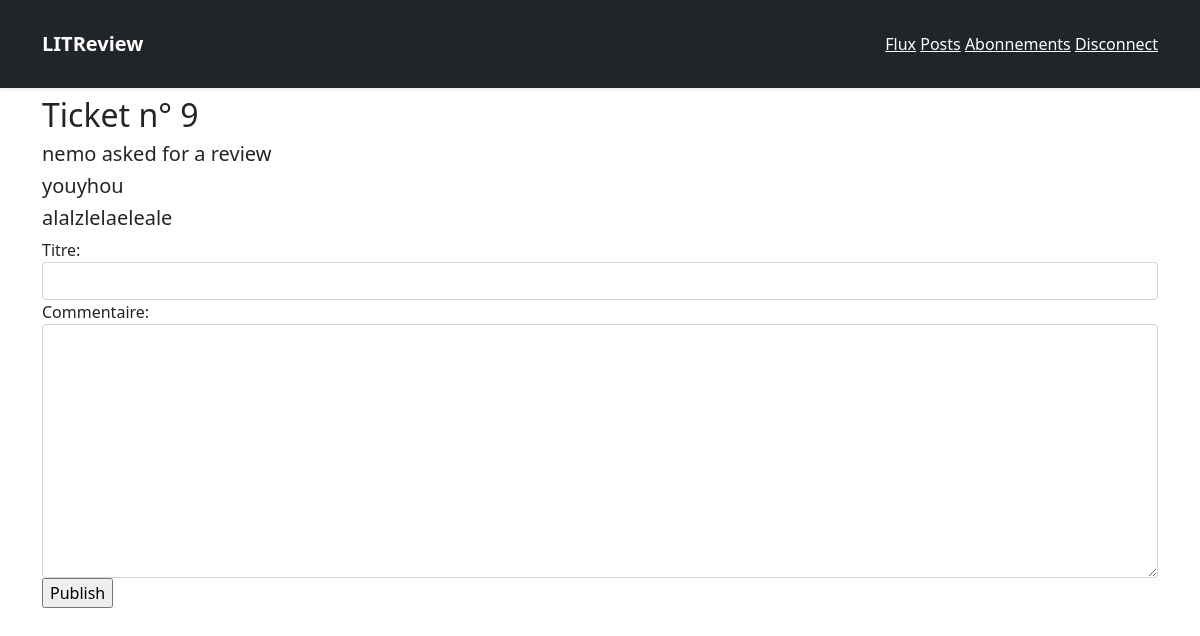
Page /reviews/9/review (signed in) on the earlier database version.
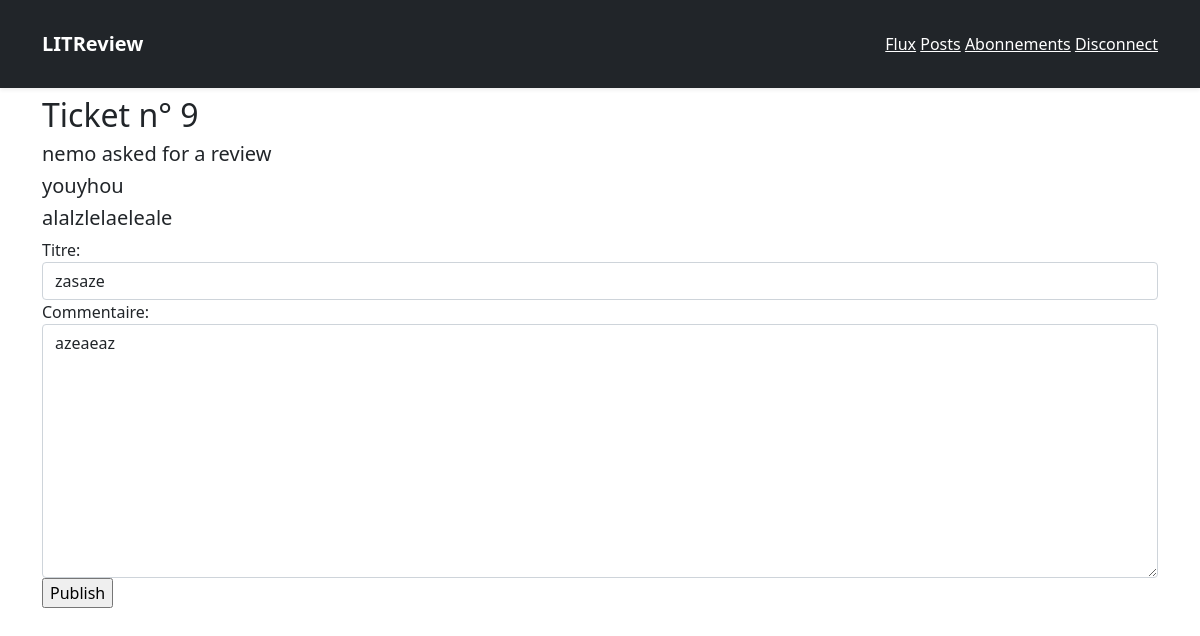
Same page on the later database version.
### reviews/models.py (models this page shows)
class Review(models.Model):
    ticket = models.ForeignKey(Ticket, on_delete=models.CASCADE)
    rating = models.PositiveSmallIntegerField(validators=[MinValueValidator(0), MaxValueValidator(5)])
    user = models.ForeignKey(settings.AUTH_USER_MODEL, on_delete=models.CASCADE)
    headline = models.CharField(max_length=128)
    body = models.TextField(max_length=8192, blank=True)
    time_created = models.DateTimeField(auto_now_add=True)

### reviews/views.py (the view)
# urls.py: path('<int:ticket_id>/review', views.review_ticket, name='reviewticket'),
@login_required
def review_ticket(request, ticket_id):
    ticket = get_object_or_404(Ticket, pk=ticket_id)
    user_review = ticket.review_set.filter(user_id=request.user.id)
    if user_review:
        review = user_review[0]
    else:
        review = None
    if request.method == 'POST':
        form = ReviewForm(request.POST, instance=review)
        if form.is_valid():
            review = form.save(commit=False)
            review.user = request.user
            review.ticket = ticket
            review.save()
            return redirect('reviews:feed')
    else:
        form = ReviewForm(instance=review)
    return render(request, 'reviews/reviewticket.html', {
        'ticket': ticket,
        'form': form
    })

### reviews/forms.py
class ReviewForm(forms.ModelForm):
    class Meta:
        model = Review
        fields = [ 'headline', 'body']
        labels = {
            'headline': 'Titre',
            'body': 'Commentaire'
        }
        widgets = {
            'headline': forms.TextInput(attrs={'class': 'form-control'}),
            'body': forms.Textarea(attrs={'class': 'form-control'}),
        }

### reviews/templates/reviews/reviewticket.html (shortened to what this page needs)
{% extends 'base.html' %}
{% block content %}
<div class="align-center">
    <h2>Ticket n° {{ ticket.id }}</h2>
</div>
<div>
    <h5>{{ ticket.user }} asked for a review</h5>
    <h5>{{ ticket.title }}</h5>
    <h5>{{ ticket.description }}</h5>
</div>
<form action="{% url 'reviews:reviewticket' ticket.id%}" method="POST">
    <div>{{ form }}</div>
    <input type="submit" value="Publish" />
</form>
{% endblock content %}

Differences in the rows shown:
added Review: headline "zasaze", body "azeaeaz"
